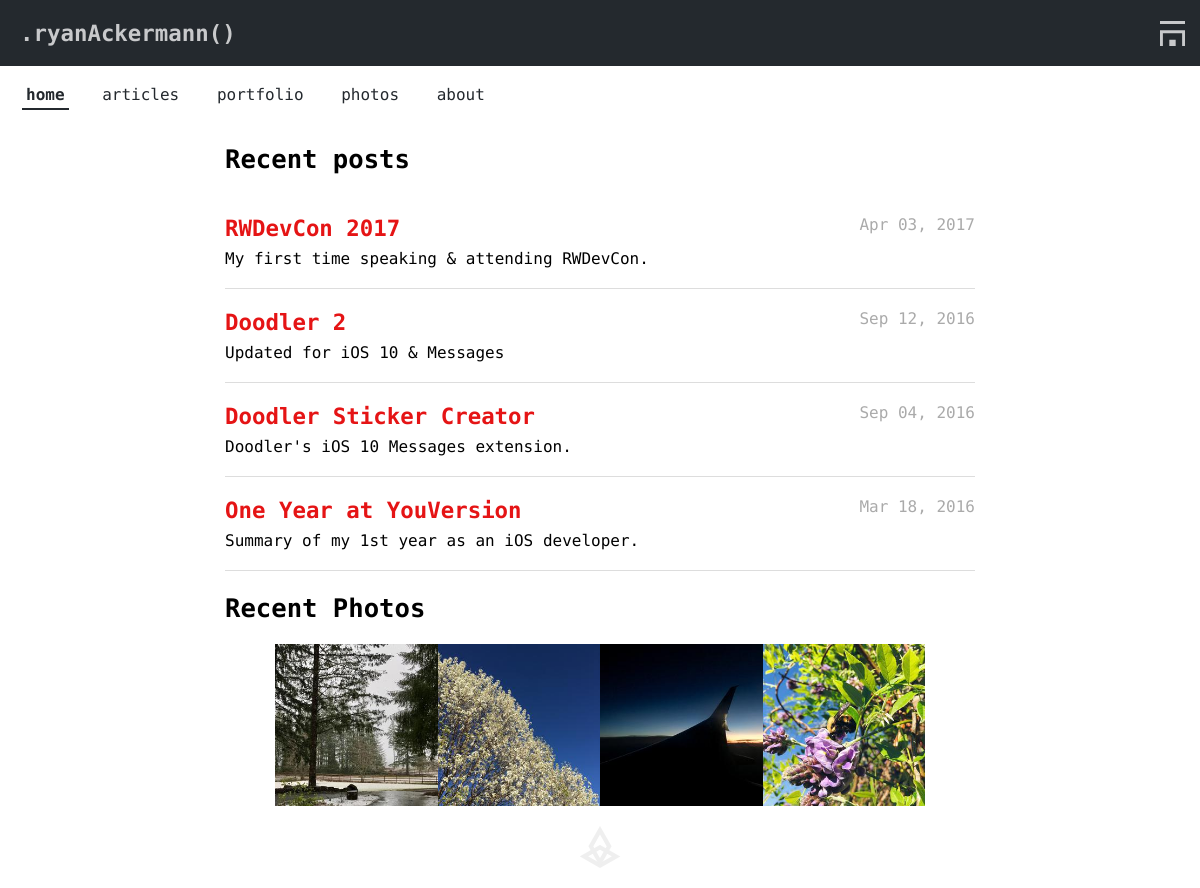
The page / on the database its author committed.
### app/models.py (models this page shows, shortened)
class Post(db.Model):
    id = db.Column(db.Integer, primary_key = True)
    title = db.Column(db.String)
    description = db.Column(db.String)
    content = db.Column(db.String)
    slug = db.Column(db.String)
    timestamp = db.Column(db.DateTime)
    draft = db.Column(db.Boolean, default=True)
    category_id = db.Column(db.Integer, db.ForeignKey('category.id'))
    category = db.relationship('Category', backref=db.backref('posts', lazy='dynamic'))

### app/views.py (the view)
@app.route('/')
def index():
	add_new_datapoint('ackermannio', 'root.impressions')
	posts = Post.query.order_by(Post.timestamp.desc()).filter_by(draft=False).all()
	return render_template('index.html', posts=posts, auth=has_auth(), current='index', photos=recent_photos(), shape_num=randint(1,9))

### app/__init__.py (called while the page is built)
@app.template_filter('prettytime')
def prettytime(date):
    return date.strftime("%b %d, %Y")

### app/views.py (called while the page is built)
def set_value_for_keypath(d, keypath, value):
    keys = keypath.split('.')
    last = keys.pop()
    start = keys.pop(0)
    p = d[start] = d.get(start, {})
    for k in keys:
        p[k] = p.get(k, {})
        p = p[k]
    p[last] = value

def get_value_for_keypath(d, keypath):
    keys = keypath.split('.')
    last = keys.pop()
    start = keys.pop(0)
    p = d[start] = d.get(start, {})
    for k in keys:
        p[k] = p.get(k, {})
        p = p[k]
    return p.get(last)

def check_analytics_folder():
	basedir = os.path.join(os.path.dirname( __file__ ), '..')
	analytics_folder_path = os.path.join(basedir, 'analytics')
	if not os.path.exists(analytics_folder_path):
		os.makedirs(analytics_folder_path)
	return analytics_folder_path

def add_new_datapoint(service_name, keypath):
	root_path = check_analytics_folder()
	service_path = os.path.join(root_path, str(service_name) + 'analytics.json')
	service_data = {}
	try:
		data_file = open(service_path, 'r')
		try:
			service_data = json.load(data_file)
		except ValueError:
			print 'no json data, yet.'
	except IOError:
		file = open(service_path, 'w')
	current_values = get_value_for_keypath(service_data, keypath)
	if not current_values:
		current_values = []
	now = str(datetime.now())
	current_values.append(now)
	set_value_for_keypath(service_data, keypath, current_values)
	with open(service_path, 'w') as outfile:
		new_data = json.dumps(service_data, sort_keys=True, separators=(',', ':'), ensure_ascii=False)
		outfile.write(new_data)

def has_auth():
	return 'username' in session

def recent_photos():
    photo_names = []
    for filename in os.listdir(PHOTOS_FOLDER):
        if filename.startswith('small-') and len(photo_names) < 4:
            photo_names.append(filename)
    return photo_names

### app/templates/index.html (shortened to what this page needs)
{% extends "base.html" %}
{% block stylesheet %}
	<link rel="stylesheet" type="text/css" href="/static/stylesheets/post_list.css">
{% endblock%}
{% block content %}
	<article>
		{% if posts|length == 0 %}
			<h3>No recent posts.</h3>
		{% else %}
			<h1>Recent posts</h1>
			{% for post in posts %}
				<a href="/posts/{{ post.slug }}">
					<div class="post">
						<div id="titledate">
							<h2 id="title">{{ post.title }}</h2>
							<div id="date">{{ post.timestamp|prettytime }}</div>
						</div>
						<div id="preview">
							{{ post.description }}
						</div>
					</div>
				</a>
			{% endfor %}
		{% endif %}
		<h1>Recent Photos</h1>
		<ul id="img-container"></ul>
	</article>
	<footer>
		{% if shape_num %}
			<img id="shape" src="/static/shapes/{{ shape_num }}-geo-shape.svg">
		{% endif %}
	</footer>
{% endblock %}

### app/templates/base.html (shortened to what this page needs)
<!DOCTYPE html>
<html lang="en">
	<head>
		<link rel="stylesheet" type="text/css" href="/static/stylesheets/primary.css">
		{% block stylesheet %}{% endblock %}
	</head>
	<body>
		{% block menu %}
			<header>
				{% if current == 'index' %}
					<b><h1>.ryanAckermann()</h1></b>
				{% else %}
					<a href="{{ url_for('index') }}"><h1>.ryanAckermann()</h1></a>
				{% endif %}
				<img id="logo" src="/static/shapes/logo.svg">
			</header>
			<div class="navigation">
				<ul>
					{% if current == 'index' %}
						<li><b>home</b></li>
					{% else %}
						<li><a href="{{ url_for('index') }}">home</a></li>
					{% endif %}
					{% if current == 'categories' %}
						<li><b>articles</b></li>
					{% else %}
						<li><a href="{{ url_for('categories') }}">articles</a></li>
					{% endif %}
					{% if current == 'portfolio' %}
						<li><b>portfolio</b></li>
					{% else %}
						<li><a href="{{ url_for('portfolio') }}">portfolio</a></li>
					{% endif %}
					{% if current == 'photos' %}
						<li><b>photos</b></li>
					{% else %}
						<li><a href="{{ url_for('photos') }}">photos</a></li>
					{% endif %}
					{% if current == 'about' %}
						<li><b>about</b></li>
					{% else %}
						<li><a href="{{ url_for('about') }}">about</a></li>
					{% endif %}
				</ul>
			</div>
		{% endblock %}
		{% block content %}{% endblock %}
	</body>
</html>

### app/static/stylesheets/primary.css (style rules this page uses)
:root { --border-color: #CCC; --better-black: #24292E; --better-white: #C8C9CB; --main-color: #E51415; --main-hover-color: #C4191C; --main-background: linear-gradient(90deg, #2E94B9 0%, #27b1b1 100%); }
body { font-family: 'Source Code Pro', monospace; background: #FFF; text-align: left; margin: 0; }
body h1 { font-size: 1.6em; }
body h2 { font-size: 1.4em; }
body article { width: 85%; margin: 0 auto; max-width: 750px; }
body article a { color: var(--main-color); }
header { margin: 0; display: flex; padding: 15px; align-items: center; justify-content: space-between; background-color: var(--better-black); }
header h1 { margin: 0; padding: 5px; font-size: 1.4em; align-self: flex-start; color: var(--better-white); }
img#logo { height: 25px; }
.navigation { margin: 0; padding: 0 12px; }
.navigation ul { margin: 0; padding: 15px 0; text-align: left; }
.navigation li { padding: 4px 10px; display: inline-block; list-style: none; }
.navigation li a { padding: 4px; text-decoration: none; color: var(--better-black); }
.navigation li b { padding: 4px; color: var(--better-black); border-bottom: 2px solid var(--better-black); }

### app/static/stylesheets/post_list.css (style rules this page uses)
.post { padding-top: 12px; padding-bottom: 8px; border-bottom: 1px solid #ddd; }
.post #titledate { padding: .5em 0; }
.post #titledate #title { display: inline; color: var(--main-color); }
.post #titledate #date { float: right; display: inline; color: #aaa; }
.post #preview { color: black; padding-bottom: 12px; }
a { color: black; text-decoration: none; }
#date { color: #aaa; }
img#shape { margin: auto; padding: 20px 0; display: block; width: 100%; height: 42px; }
ul#img-container { padding: 0; margin: 0 50px; line-height: 0; list-style: none; }

### rows shown on the page
Post: title "RWDevCon 2017", timestamp|prettytime "Apr 03, 2017", description "My first time speaking & attending RWDevCon."
Post: title "Doodler 2", timestamp|prettytime "Sep 12, 2016", description "Updated for iOS 10 & Messages"
Post: title "Doodler Sticker Creator", timestamp|prettytime "Sep 04, 2016", description "Doodler's iOS 10 Messages extension."
Post: title "One Year at YouVersion", timestamp|prettytime "Mar 18, 2016", description "Summary of my 1st year as an iOS developer."
